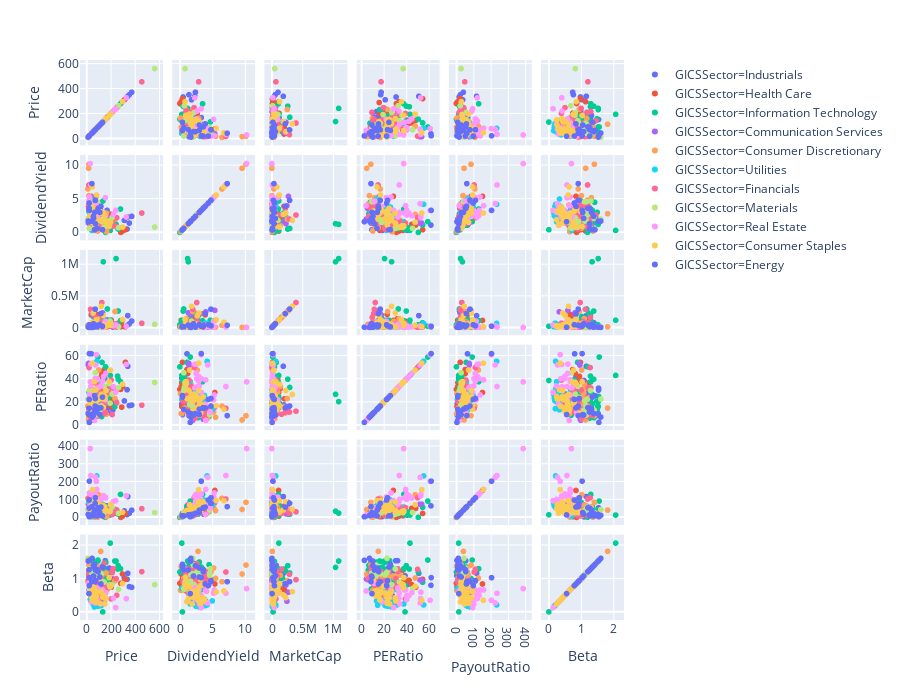

Notebook code for this chart:
### Code cell
# have a look on relationships of numeric variables
px.scatter_matrix(fullDataNoOutliers,dimensions=numericalVar,color='GICSSector',height = 700)
